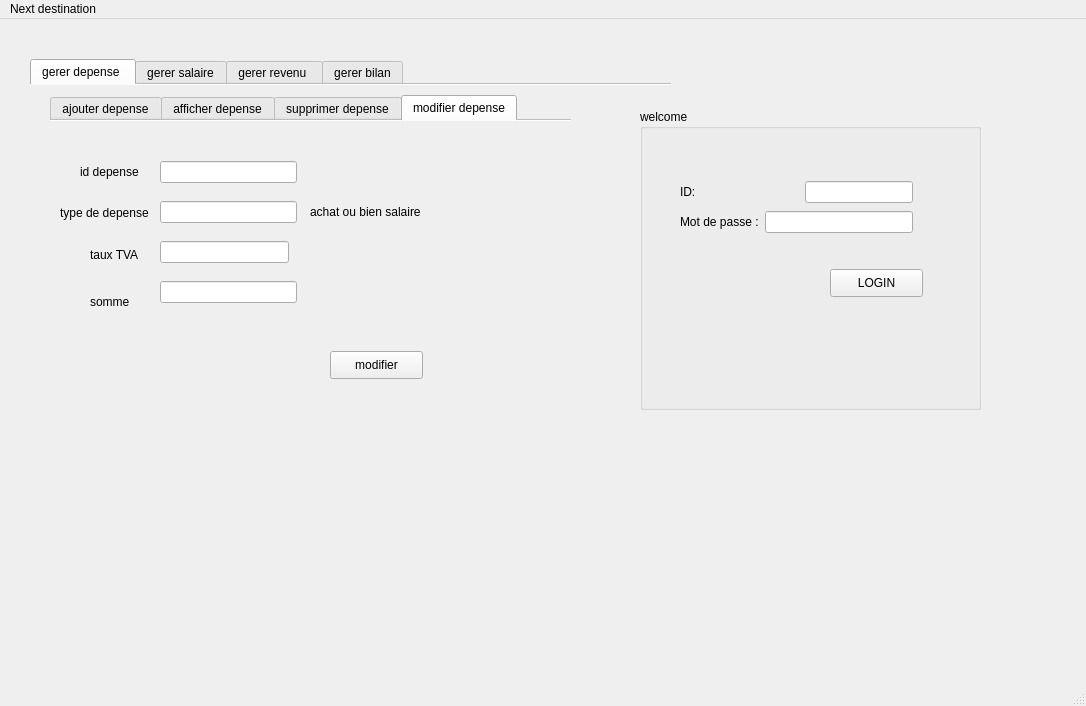
<?xml version="1.0" encoding="UTF-8"?>
<ui version="4.0">
 <class>MainWindow</class>
 <widget class="QMainWindow" name="MainWindow">
  <property name="geometry">
   <rect>
    <x>0</x>
    <y>0</y>
    <width>1086</width>
    <height>706</height>
   </rect>
  </property>
  <property name="cursor">
   <cursorShape>ArrowCursor</cursorShape>
  </property>
  <property name="windowTitle">
   <string>MainWindow</string>
  </property>
  <widget class="QWidget" name="centralwidget">
   <widget class="QTabWidget" name="tabWidge">
    <property name="geometry">
     <rect>
      <x>30</x>
      <y>40</y>
      <width>641</width>
      <height>401</height>
     </rect>
    </property>
    <property name="mouseTracking">
     <bool>true</bool>
    </property>
    <property name="tabletTracking">
     <bool>false</bool>
    </property>
    <property name="focusPolicy">
     <enum>Qt::NoFocus</enum>
    </property>
    <property name="contextMenuPolicy">
     <enum>Qt::CustomContextMenu</enum>
    </property>
    <property name="currentIndex">
     <number>0</number>
    </property>
    <property name="documentMode">
     <bool>true</bool>
    </property>
    <property name="tabsClosable">
     <bool>false</bool>
    </property>
    <property name="movable">
     <bool>true</bool>
    </property>
    <property name="tabBarAutoHide">
     <bool>true</bool>
    </property>
    <widget class="QWidget" name="tab_gerer_depense">
     <attribute name="title">
      <string>gerer depense </string>
     </attribute>
     <widget class="QTabWidget" name="tabWidget_2">
      <property name="geometry">
       <rect>
        <x>20</x>
        <y>10</y>
        <width>521</width>
        <height>351</height>
       </rect>
      </property>
      <property name="acceptDrops">
       <bool>true</bool>
      </property>
      <property name="autoFillBackground">
       <bool>false</bool>
      </property>
      <property name="currentIndex">
       <number>3</number>
      </property>
      <property name="documentMode">
       <bool>true</bool>
      </property>
      <widget class="QWidget" name="tab_ajout_depense">
       <attribute name="title">
        <string>ajouter depense</string>
       </attribute>
       <widget class="QLabel" name="label_taux_tva_2">
        <property name="geometry">
         <rect>
          <x>120</x>
          <y>120</y>
          <width>52</width>
          <height>87</height>
         </rect>
        </property>
        <property name="text">
         <string>taux TVA</string>
        </property>
       </widget>
       <widget class="QPushButton" name="pushButton_ajout_depense">
        <property name="geometry">
         <rect>
          <x>310</x>
          <y>250</y>
          <width>93</width>
          <height>28</height>
         </rect>
        </property>
        <property name="text">
         <string>ajouter</string>
        </property>
       </widget>
       <widget class="QWidget" name="layoutWidget">
        <property name="geometry">
         <rect>
          <x>180</x>
          <y>130</y>
          <width>131</width>
          <height>71</height>
         </rect>
        </property>
        <layout class="QHBoxLayout" name="_2">
         <property name="spacing">
          <number>6</number>
         </property>
         <property name="sizeConstraint">
          <enum>QLayout::SetDefaultConstraint</enum>
         </property>
         <item>
          <widget class="QLineEdit" name="taux_tva_2"/>
         </item>
        </layout>
       </widget>
       <widget class="QWidget" name="layoutWidget">
        <property name="geometry">
         <rect>
          <x>70</x>
          <y>110</y>
          <width>372</width>
          <height>26</height>
         </rect>
        </property>
        <layout class="QHBoxLayout" name="horizontalLayout_4">
         <item>
          <widget class="QLabel" name="label_type_depense_2">
           <property name="text">
            <string>type de depense </string>
           </property>
          </widget>
         </item>
         <item>
          <layout class="QHBoxLayout" name="horizontalLayout_3">
           <item>
            <widget class="QLineEdit" name="lineEdit_type_dep"/>
           </item>
           <item>
            <widget class="QLabel" name="label">
             <property name="text">
              <string>achat ou bien salaire</string>
             </property>
            </widget>
           </item>
          </layout>
         </item>
        </layout>
       </widget>
       <widget class="QWidget" name="layoutWidget">
        <property name="geometry">
         <rect>
          <x>130</x>
          <y>190</y>
          <width>188</width>
          <height>24</height>
         </rect>
        </property>
        <layout class="QHBoxLayout" name="horizontalLayout_7">
         <item>
          <widget class="QLabel" name="label_somme_2">
           <property name="text">
            <string>somme</string>
           </property>
          </widget>
         </item>
         <item>
          <widget class="QLineEdit" name="somme_2"/>
         </item>
        </layout>
       </widget>
       <widget class="QWidget" name="layoutWidget">
        <property name="geometry">
         <rect>
          <x>110</x>
          <y>60</y>
          <width>208</width>
          <height>24</height>
         </rect>
        </property>
        <layout class="QHBoxLayout" name="horizontalLayout_5">
         <item>
          <widget class="QLabel" name="label_id_depense_2">
           <property name="text">
            <string>id depense</string>
           </property>
          </widget>
         </item>
         <item>
          <widget class="QLineEdit" name="id_depense_2"/>
         </item>
        </layout>
       </widget>
      </widget>
      <widget class="QWidget" name="tab_affich_depense">
       <attribute name="title">
        <string>afficher depense</string>
       </attribute>
       <widget class="QTableView" name="tableView_affich_depense">
        <property name="geometry">
         <rect>
          <x>30</x>
          <y>40</y>
          <width>541</width>
          <height>351</height>
         </rect>
        </property>
       </widget>
      </widget>
      <widget class="QWidget" name="tab_supp_depense">
       <attribute name="title">
        <string>supprimer depense</string>
       </attribute>
       <widget class="QLabel" name="donner_id_depense">
        <property name="geometry">
         <rect>
          <x>60</x>
          <y>60</y>
          <width>111</width>
          <height>21</height>
         </rect>
        </property>
        <property name="text">
         <string>donner id depense</string>
        </property>
       </widget>
       <widget class="QLineEdit" name="lineEdi_donner_id_depense">
        <property name="geometry">
         <rect>
          <x>190</x>
          <y>60</y>
          <width>201</width>
          <height>21</height>
         </rect>
        </property>
       </widget>
       <widget class="QPushButton" name="pushButton_supprimer_depense">
        <property name="geometry">
         <rect>
          <x>360</x>
          <y>130</y>
          <width>93</width>
          <height>28</height>
         </rect>
        </property>
        <property name="text">
         <string>supprimer </string>
        </property>
       </widget>
      </widget>
      <widget class="QWidget" name="tab_modif_depense">
       <attribute name="title">
        <string>modifier depense</string>
       </attribute>
       <widget class="QLineEdit" name="taux_tva_3">
        <property name="geometry">
         <rect>
          <x>110</x>
          <y>120</y>
          <width>129</width>
          <height>22</height>
         </rect>
        </property>
       </widget>
       <widget class="QLineEdit" name="somme_3">
        <property name="geometry">
         <rect>
          <x>110</x>
          <y>160</y>
          <width>137</width>
          <height>22</height>
         </rect>
        </property>
       </widget>
       <widget class="QLabel" name="label_4">
        <property name="geometry">
         <rect>
          <x>260</x>
          <y>80</y>
          <width>119</width>
          <height>22</height>
         </rect>
        </property>
        <property name="text">
         <string>achat ou bien salaire</string>
        </property>
       </widget>
       <widget class="QLineEdit" name="id_depense_3">
        <property name="geometry">
         <rect>
          <x>110</x>
          <y>40</y>
          <width>137</width>
          <height>22</height>
         </rect>
        </property>
       </widget>
       <widget class="QLabel" name="label_somme_3">
        <property name="geometry">
         <rect>
          <x>40</x>
          <y>170</y>
          <width>42</width>
          <height>22</height>
         </rect>
        </property>
        <property name="text">
         <string>somme</string>
        </property>
       </widget>
       <widget class="QLineEdit" name="lineEdit_type_dep_2">
        <property name="geometry">
         <rect>
          <x>110</x>
          <y>80</y>
          <width>137</width>
          <height>22</height>
         </rect>
        </property>
       </widget>
       <widget class="QLabel" name="label_taux_tva_3">
        <property name="geometry">
         <rect>
          <x>40</x>
          <y>90</y>
          <width>52</width>
          <height>87</height>
         </rect>
        </property>
        <property name="text">
         <string>taux TVA</string>
        </property>
       </widget>
       <widget class="QLabel" name="label_id_depense_3">
        <property name="geometry">
         <rect>
          <x>30</x>
          <y>40</y>
          <width>62</width>
          <height>22</height>
         </rect>
        </property>
        <property name="text">
         <string>id depense</string>
        </property>
       </widget>
       <widget class="QLabel" name="label_type_depense_3">
        <property name="geometry">
         <rect>
          <x>10</x>
          <y>80</y>
          <width>98</width>
          <height>24</height>
         </rect>
        </property>
        <property name="text">
         <string>type de depense </string>
        </property>
       </widget>
       <widget class="QPushButton" name="pushButton_modif_dep">
        <property name="geometry">
         <rect>
          <x>280</x>
          <y>230</y>
          <width>93</width>
          <height>28</height>
         </rect>
        </property>
        <property name="text">
         <string>modifier</string>
        </property>
       </widget>
      </widget>
     </widget>
    </widget>
    <widget class="QWidget" name="tab_gerer_salaire">
     <attribute name="title">
      <string>gerer salaire</string>
     </attribute>
     <widget class="QTabWidget" name="tabWidget">
      <property name="geometry">
       <rect>
        <x>10</x>
        <y>10</y>
        <width>501</width>
        <height>321</height>
       </rect>
      </property>
      <property name="focusPolicy">
       <enum>Qt::NoFocus</enum>
      </property>
      <property name="toolTipDuration">
       <number>0</number>
      </property>
      <property name="currentIndex">
       <number>1</number>
      </property>
      <widget class="QWidget" name="tab_ajout_salaire">
       <attribute name="title">
        <string>ajouter salaire </string>
       </attribute>
       <widget class="QLabel" name="label_id_salaire">
        <property name="geometry">
         <rect>
          <x>120</x>
          <y>30</y>
          <width>55</width>
          <height>16</height>
         </rect>
        </property>
        <property name="text">
         <string>id salaire</string>
        </property>
       </widget>
       <widget class="QLabel" name="label_date_versement">
        <property name="geometry">
         <rect>
          <x>70</x>
          <y>70</y>
          <width>111</width>
          <height>16</height>
         </rect>
        </property>
        <property name="text">
         <string>date de versement</string>
        </property>
       </widget>
       <widget class="QLabel" name="label_date_modif">
        <property name="geometry">
         <rect>
          <x>10</x>
          <y>100</y>
          <width>181</width>
          <height>21</height>
         </rect>
        </property>
        <property name="text">
         <string>date de derniere modification </string>
        </property>
       </widget>
       <widget class="QLineEdit" name="lineEdit_id_salaire">
        <property name="geometry">
         <rect>
          <x>200</x>
          <y>30</y>
          <width>161</width>
          <height>22</height>
         </rect>
        </property>
       </widget>
       <widget class="QPushButton" name="pushButton_ajout_salaire">
        <property name="geometry">
         <rect>
          <x>380</x>
          <y>200</y>
          <width>93</width>
          <height>28</height>
         </rect>
        </property>
        <property name="text">
         <string>ajouter</string>
        </property>
       </widget>
       <widget class="QLabel" name="label_montant">
        <property name="geometry">
         <rect>
          <x>130</x>
          <y>140</y>
          <width>55</width>
          <height>16</height>
         </rect>
        </property>
        <property name="text">
         <string>montant</string>
        </property>
       </widget>
       <widget class="QLineEdit" name="lineEdit_montant">
        <property name="geometry">
         <rect>
          <x>200</x>
          <y>140</y>
          <width>161</width>
          <height>21</height>
         </rect>
        </property>
       </widget>
       <widget class="QDateEdit" name="dateEdit_versement">
        <property name="geometry">
         <rect>
          <x>200</x>
          <y>70</y>
          <width>161</width>
          <height>22</height>
         </rect>
        </property>
       </widget>
       <widget class="QDateEdit" name="dateEdit_modif">
        <property name="geometry">
         <rect>
          <x>200</x>
          <y>100</y>
          <width>161</width>
          <height>22</height>
         </rect>
        </property>
       </widget>
       <widget class="QLabel" name="label_9">
        <property name="geometry">
         <rect>
          <x>74</x>
          <y>170</y>
          <width>101</width>
          <height>21</height>
         </rect>
        </property>
        <property name="text">
         <string>nom_personnel</string>
        </property>
       </widget>
       <widget class="QLineEdit" name="lineEdit_nom_perso">
        <property name="geometry">
         <rect>
          <x>200</x>
          <y>170</y>
          <width>151</width>
          <height>22</height>
         </rect>
        </property>
       </widget>
      </widget>
      <widget class="QWidget" name="tab_ajout_salaire">
       <attribute name="title">
        <string>afficher salaire</string>
       </attribute>
       <widget class="QTableView" name="tableView_salaire">
        <property name="geometry">
         <rect>
          <x>0</x>
          <y>0</y>
          <width>491</width>
          <height>191</height>
         </rect>
        </property>
       </widget>
       <widget class="QPushButton" name="pushButton_trier">
        <property name="geometry">
         <rect>
          <x>380</x>
          <y>200</y>
          <width>93</width>
          <height>28</height>
         </rect>
        </property>
        <property name="text">
         <string>trier</string>
        </property>
       </widget>
      </widget>
      <widget class="QWidget" name="tab_supp_salaire">
       <attribute name="title">
        <string>supprimer salaire</string>
       </attribute>
       <widget class="QPushButton" name="pushButton_supp_salaire">
        <property name="geometry">
         <rect>
          <x>260</x>
          <y>90</y>
          <width>93</width>
          <height>28</height>
         </rect>
        </property>
        <property name="text">
         <string>supprimer</string>
        </property>
       </widget>
       <widget class="QWidget" name="layoutWidget">
        <property name="geometry">
         <rect>
          <x>40</x>
          <y>30</y>
          <width>271</width>
          <height>24</height>
         </rect>
        </property>
        <layout class="QHBoxLayout" name="horizontalLayout_12">
         <item>
          <widget class="QLabel" name="label_supp_salaire">
           <property name="text">
            <string>id salaire à supprimer</string>
           </property>
          </widget>
         </item>
         <item>
          <widget class="QLineEdit" name="lineEdit"/>
         </item>
        </layout>
       </widget>
      </widget>
      <widget class="QWidget" name="tab_modif_salaire">
       <attribute name="title">
        <string>modifier_salaire</string>
       </attribute>
       <widget class="QLabel" name="label_date_versement_2">
        <property name="geometry">
         <rect>
          <x>70</x>
          <y>70</y>
          <width>111</width>
          <height>16</height>
         </rect>
        </property>
        <property name="text">
         <string>date de versement</string>
        </property>
       </widget>
       <widget class="QLineEdit" name="lineEdit_montant_2">
        <property name="geometry">
         <rect>
          <x>200</x>
          <y>140</y>
          <width>161</width>
          <height>21</height>
         </rect>
        </property>
       </widget>
       <widget class="QLineEdit" name="lineEdit_id_salaire_2">
        <property name="geometry">
         <rect>
          <x>200</x>
          <y>30</y>
          <width>161</width>
          <height>22</height>
         </rect>
        </property>
       </widget>
       <widget class="QLabel" name="label_montant_2">
        <property name="geometry">
         <rect>
          <x>130</x>
          <y>140</y>
          <width>55</width>
          <height>16</height>
         </rect>
        </property>
        <property name="text">
         <string>montant</string>
        </property>
       </widget>
       <widget class="QLabel" name="label_id_salaire_2">
        <property name="geometry">
         <rect>
          <x>120</x>
          <y>30</y>
          <width>55</width>
          <height>16</height>
         </rect>
        </property>
        <property name="text">
         <string>id salaire</string>
        </property>
       </widget>
       <widget class="QLabel" name="label_date_modif_2">
        <property name="geometry">
         <rect>
          <x>10</x>
          <y>100</y>
          <width>181</width>
          <height>21</height>
         </rect>
        </property>
        <property name="text">
         <string>date de derniere modification </string>
        </property>
       </widget>
       <widget class="QLabel" name="label_2">
        <property name="geometry">
         <rect>
          <x>90</x>
          <y>170</y>
          <width>111</width>
          <height>21</height>
         </rect>
        </property>
        <property name="text">
         <string>ajouter sanction</string>
        </property>
       </widget>
       <widget class="QLineEdit" name="lineEdit_sanc">
        <property name="geometry">
         <rect>
          <x>200</x>
          <y>170</y>
          <width>161</width>
          <height>22</height>
         </rect>
        </property>
       </widget>
       <widget class="QLineEdit" name="lineEdit_promo">
        <property name="geometry">
         <rect>
          <x>200</x>
          <y>200</y>
          <width>161</width>
          <height>22</height>
         </rect>
        </property>
       </widget>
       <widget class="QLabel" name="label_3">
        <property name="geometry">
         <rect>
          <x>80</x>
          <y>200</y>
          <width>111</width>
          <height>20</height>
         </rect>
        </property>
        <property name="text">
         <string>ajouter promotion</string>
        </property>
       </widget>
       <widget class="QPushButton" name="pushButton_modif_sal">
        <property name="geometry">
         <rect>
          <x>370</x>
          <y>230</y>
          <width>93</width>
          <height>28</height>
         </rect>
        </property>
        <property name="text">
         <string>modifier</string>
        </property>
       </widget>
       <widget class="QDateEdit" name="dateEdit_vers2">
        <property name="geometry">
         <rect>
          <x>200</x>
          <y>70</y>
          <width>161</width>
          <height>22</height>
         </rect>
        </property>
       </widget>
       <widget class="QDateEdit" name="dateEdit_modif2">
        <property name="geometry">
         <rect>
          <x>200</x>
          <y>100</y>
          <width>161</width>
          <height>22</height>
         </rect>
        </property>
       </widget>
      </widget>
      <widget class="QWidget" name="tab_recherche_salaire">
       <attribute name="title">
        <string>recherche salaire</string>
       </attribute>
       <widget class="QLabel" name="label_12">
        <property name="geometry">
         <rect>
          <x>10</x>
          <y>20</y>
          <width>91</width>
          <height>21</height>
         </rect>
        </property>
        <property name="text">
         <string>nom personnel</string>
        </property>
       </widget>
       <widget class="QLineEdit" name="lineEdit_cherch">
        <property name="geometry">
         <rect>
          <x>120</x>
          <y>20</y>
          <width>171</width>
          <height>22</height>
         </rect>
        </property>
       </widget>
       <widget class="QTableView" name="tableView_recher">
        <property name="geometry">
         <rect>
          <x>20</x>
          <y>50</y>
          <width>431</width>
          <height>221</height>
         </rect>
        </property>
       </widget>
      </widget>
     </widget>
    </widget>
    <widget class="QWidget" name="tab_gerer_revenu">
     <attribute name="title">
      <string>gerer revenu </string>
     </attribute>
     <widget class="QTabWidget" name="tabWidget_4">
      <property name="geometry">
       <rect>
        <x>10</x>
        <y>20</y>
        <width>531</width>
        <height>341</height>
       </rect>
      </property>
      <property name="currentIndex">
       <number>3</number>
      </property>
      <widget class="QWidget" name="tab_ajout_revenu">
       <attribute name="title">
        <string>ajouter revenu</string>
       </attribute>
       <widget class="QLabel" name="label_11">
        <property name="geometry">
         <rect>
          <x>40</x>
          <y>200</y>
          <width>55</width>
          <height>16</height>
         </rect>
        </property>
        <property name="text">
         <string/>
        </property>
       </widget>
       <widget class="QPushButton" name="pushButton_ajouter_revenu">
        <property name="geometry">
         <rect>
          <x>210</x>
          <y>220</y>
          <width>93</width>
          <height>28</height>
         </rect>
        </property>
        <property name="text">
         <string>ajouter</string>
        </property>
       </widget>
       <widget class="QWidget" name="layoutWidget">
        <property name="geometry">
         <rect>
          <x>40</x>
          <y>20</y>
          <width>226</width>
          <height>170</height>
         </rect>
        </property>
        <layout class="QVBoxLayout" name="verticalLayout_2">
         <property name="spacing">
          <number>12</number>
         </property>
         <item>
          <layout class="QHBoxLayout" name="horizontalLayout_11">
           <item>
            <widget class="QLabel" name="label_5">
             <property name="text">
              <string>id_revenu</string>
             </property>
            </widget>
           </item>
           <item>
            <widget class="QLineEdit" name="lineEdit_id_revenu"/>
           </item>
          </layout>
         </item>
         <item>
          <layout class="QHBoxLayout" name="horizontalLayout_10">
           <item>
            <widget class="QLabel" name="label_6">
             <property name="text">
              <string>type_revenu</string>
             </property>
            </widget>
           </item>
           <item>
            <widget class="QLineEdit" name="lineEdit_type_revenu"/>
           </item>
          </layout>
         </item>
         <item>
          <layout class="QHBoxLayout" name="horizontalLayout_9">
           <item>
            <widget class="QLabel" name="label_facture">
             <property name="text">
              <string>prix facturé</string>
             </property>
            </widget>
           </item>
           <item>
            <widget class="QLineEdit" name="lineEdit_facture"/>
           </item>
          </layout>
         </item>
         <item>
          <layout class="QHBoxLayout" name="horizontalLayout_8">
           <item>
            <widget class="QLabel" name="label_achat">
             <property name="text">
              <string>prix d'achat</string>
             </property>
            </widget>
           </item>
           <item>
            <widget class="QLineEdit" name="lineEdit_achat"/>
           </item>
          </layout>
         </item>
        </layout>
       </widget>
      </widget>
      <widget class="QWidget" name="tab_affich_revenu">
       <attribute name="title">
        <string>afficher_revenu</string>
       </attribute>
       <widget class="QTableView" name="tableView_affich_revenu">
        <property name="geometry">
         <rect>
          <x>10</x>
          <y>10</y>
          <width>441</width>
          <height>251</height>
         </rect>
        </property>
       </widget>
      </widget>
      <widget class="QWidget" name="tab_supp_revenu">
       <attribute name="title">
        <string>supprimer revenu </string>
       </attribute>
       <widget class="QLabel" name="label_10">
        <property name="geometry">
         <rect>
          <x>50</x>
          <y>40</y>
          <width>111</width>
          <height>21</height>
         </rect>
        </property>
        <property name="text">
         <string>donner id revenu </string>
        </property>
       </widget>
       <widget class="QLineEdit" name="lineEdit_9">
        <property name="geometry">
         <rect>
          <x>180</x>
          <y>40</y>
          <width>171</width>
          <height>22</height>
         </rect>
        </property>
       </widget>
       <widget class="QPushButton" name="pushButton_supp_revenu">
        <property name="geometry">
         <rect>
          <x>310</x>
          <y>100</y>
          <width>93</width>
          <height>28</height>
         </rect>
        </property>
        <property name="text">
         <string>supprimer</string>
        </property>
       </widget>
      </widget>
      <widget class="QWidget" name="tab_modif_revenu">
       <attribute name="title">
        <string>modifier revenu</string>
       </attribute>
       <widget class="QWidget" name="layoutWidget_2">
        <property name="geometry">
         <rect>
          <x>50</x>
          <y>20</y>
          <width>226</width>
          <height>170</height>
         </rect>
        </property>
        <layout class="QVBoxLayout" name="verticalLayout_3">
         <property name="spacing">
          <number>12</number>
         </property>
         <item>
          <layout class="QHBoxLayout" name="horizontalLayout_13">
           <item>
            <widget class="QLabel" name="label_7">
             <property name="text">
              <string>id_revenu</string>
             </property>
            </widget>
           </item>
           <item>
            <widget class="QLineEdit" name="lineEdit_id_revenu_2"/>
           </item>
          </layout>
         </item>
         <item>
          <layout class="QHBoxLayout" name="horizontalLayout_14">
           <item>
            <widget class="QLabel" name="label_8">
             <property name="text">
              <string>type_revenu</string>
             </property>
            </widget>
           </item>
           <item>
            <widget class="QLineEdit" name="lineEdit_type_revenu_2"/>
           </item>
          </layout>
         </item>
         <item>
          <layout class="QHBoxLayout" name="horizontalLayout_15">
           <item>
            <widget class="QLabel" name="label_facture_2">
             <property name="text">
              <string>prix facturé</string>
             </property>
            </widget>
           </item>
           <item>
            <widget class="QLineEdit" name="lineEdit_facture_2"/>
           </item>
          </layout>
         </item>
         <item>
          <layout class="QHBoxLayout" name="horizontalLayout_16">
           <item>
            <widget class="QLabel" name="label_achat_2">
             <property name="text">
              <string>prix d'achat</string>
             </property>
            </widget>
           </item>
           <item>
            <widget class="QLineEdit" name="lineEdit_achat_2"/>
           </item>
          </layout>
         </item>
        </layout>
       </widget>
       <widget class="QPushButton" name="pushButton_modif_revenu">
        <property name="geometry">
         <rect>
          <x>270</x>
          <y>230</y>
          <width>93</width>
          <height>28</height>
         </rect>
        </property>
        <property name="text">
         <string>modifier</string>
        </property>
        <property name="autoDefault">
         <bool>true</bool>
        </property>
        <property name="default">
         <bool>false</bool>
        </property>
        <property name="flat">
         <bool>false</bool>
        </property>
       </widget>
      </widget>
     </widget>
    </widget>
    <widget class="QWidget" name="tab_gerer_bilan">
     <attribute name="title">
      <string>gerer bilan</string>
     </attribute>
     <widget class="QTabWidget" name="tabWidget_5">
      <property name="geometry">
       <rect>
        <x>10</x>
        <y>0</y>
        <width>591</width>
        <height>361</height>
       </rect>
      </property>
      <property name="currentIndex">
       <number>0</number>
      </property>
      <property name="tabBarAutoHide">
       <bool>false</bool>
      </property>
      <widget class="QWidget" name="tab_bilan_annuel">
       <attribute name="title">
        <string>afficher bilan annuel</string>
       </attribute>
      </widget>
      <widget class="QWidget" name="tab_2">
       <attribute name="title">
        <string>afficher bilan mensuel </string>
       </attribute>
      </widget>
     </widget>
    </widget>
   </widget>
   <widget class="QGroupBox" name="login">
    <property name="geometry">
     <rect>
      <x>640</x>
      <y>90</y>
      <width>341</width>
      <height>301</height>
     </rect>
    </property>
    <property name="title">
     <string>welcome</string>
    </property>
    <widget class="QPushButton" name="pushButton">
     <property name="geometry">
      <rect>
       <x>190</x>
       <y>160</y>
       <width>93</width>
       <height>28</height>
      </rect>
     </property>
     <property name="text">
      <string>LOGIN</string>
     </property>
    </widget>
    <widget class="QWidget" name="layoutWidget">
     <property name="geometry">
      <rect>
       <x>40</x>
       <y>70</y>
       <width>233</width>
       <height>57</height>
      </rect>
     </property>
     <layout class="QVBoxLayout" name="verticalLayout">
      <item>
       <layout class="QHBoxLayout" name="horizontalLayout">
        <item>
         <widget class="QLabel" name="label_id">
          <property name="text">
           <string>ID:</string>
          </property>
         </widget>
        </item>
        <item>
         <spacer name="horizontalSpacer">
          <property name="orientation">
           <enum>Qt::Horizontal</enum>
          </property>
          <property name="sizeHint" stdset="0">
           <size>
            <width>40</width>
            <height>20</height>
           </size>
          </property>
         </spacer>
        </item>
        <item>
         <widget class="QLineEdit" name="lineEdit_id"/>
        </item>
       </layout>
      </item>
      <item>
       <layout class="QHBoxLayout" name="horizontalLayout_2">
        <item>
         <widget class="QLabel" name="label_mdp">
          <property name="text">
           <string>Mot de passe :</string>
          </property>
         </widget>
        </item>
        <item>
         <widget class="QLineEdit" name="lineEdit_mdp"/>
        </item>
       </layout>
      </item>
     </layout>
    </widget>
   </widget>
  </widget>
  <widget class="QMenuBar" name="menubar">
   <property name="geometry">
    <rect>
     <x>0</x>
     <y>0</y>
     <width>1086</width>
     <height>26</height>
    </rect>
   </property>
   <widget class="QMenu" name="menuNext_destination">
    <property name="title">
     <string>Next destination</string>
    </property>
   </widget>
   <addaction name="menuNext_destination"/>
  </widget>
  <widget class="QStatusBar" name="statusbar"/>
 </widget>
 <resources/>
 <connections/>
</ui>
